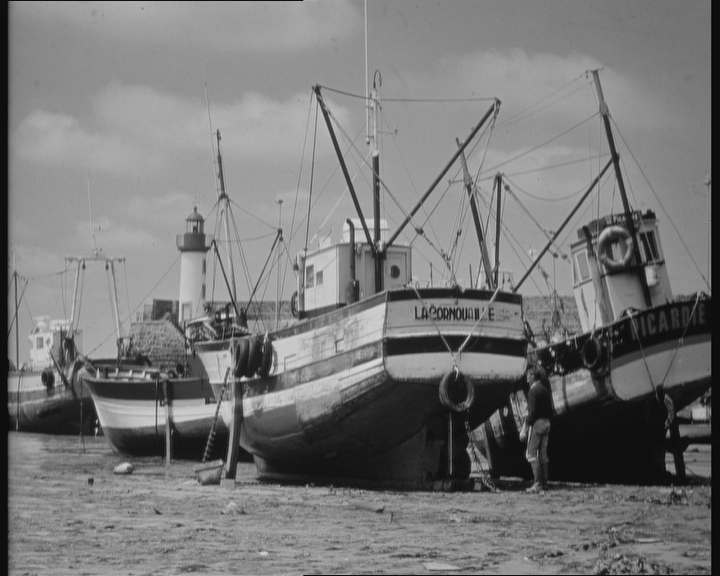
#> input picture image/boat.bmp, 720 x 576 px
$ python '39-mask掩膜原理bitwise_and.py'
#> lines starting #> are read from the running program, lines starting #| are printed output that depends on the picture; after the words box and inside, x2 and y2 are one past the last pixel; in counts of white or black regions, pixels touching at a corner belong together
import numpy as np
import cv2

if __name__ == '__main__':
    img = cv2.imread('../image/boat.bmp', cv2.IMREAD_GRAYSCALE)
#> img is the input picture: shape (576, 720); min 3, max 220, mean 120
    mask = np.ones(img.shape, dtype=np.uint8)
    mask[200:400, 200:400] = 255
    mask_img = cv2.bitwise_and(img, mask)
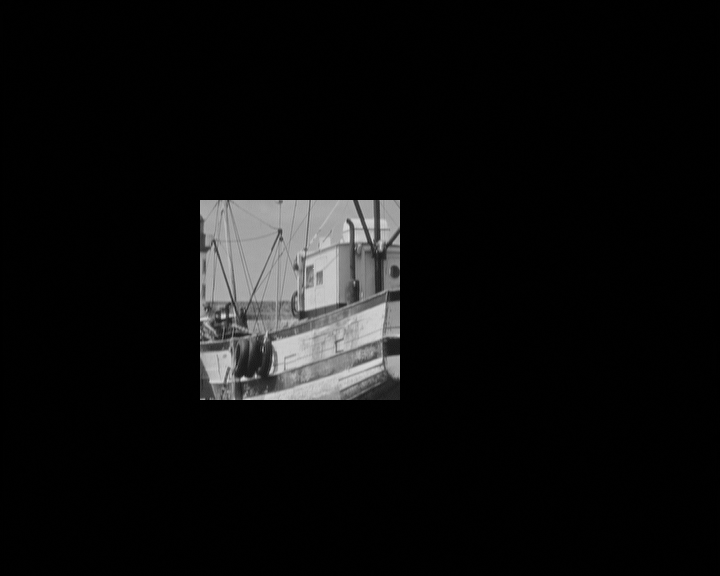
#> mask_img: shape (576, 720); min 0, max 220, mean 13.7

    cv2.imshow('original:', img)
    cv2.imshow('mask:', mask)
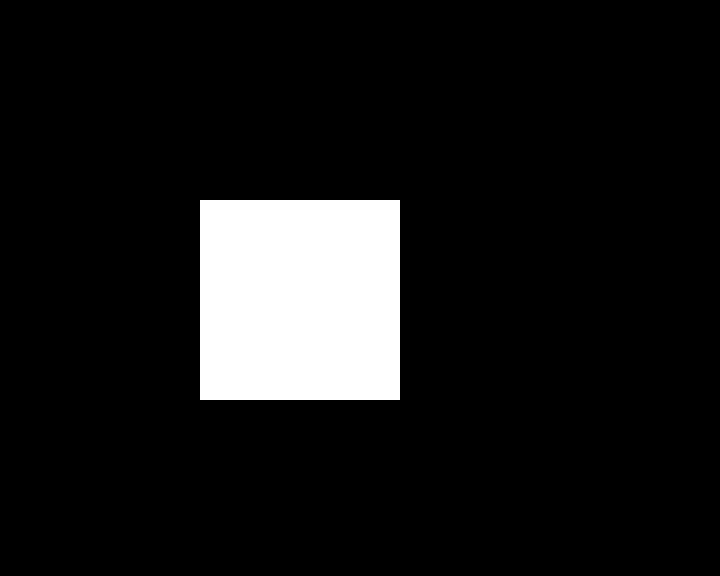
#> window 'mask:': shape (576, 720); values 1 (black) and 255 (white), 9.6% white; 1 white region, box (x1, y1, x2, y2) and area: (200, 200, 400, 400) 40000
    cv2.imshow('mask_img:', mask_img)

    cv2.waitKey(10000)
    cv2.destroyAllWindows()

$ run again, with image/airfield.bmp copied over image/boat.bmp
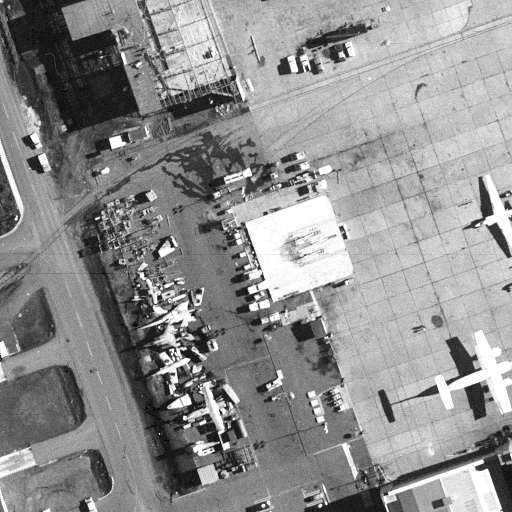
#> input picture image/airfield.bmp, 512 x 512 px
#> img is the input picture: shape (512, 512); min 0, max 255, mean 143.5
#> `mask_img = cv2.bitwise_and(img, mask)`:
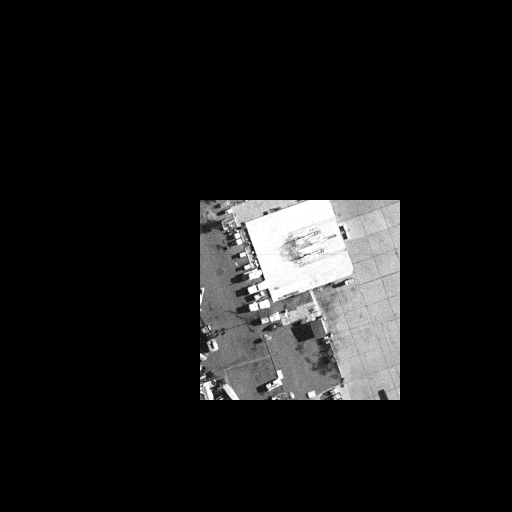
#> mask_img: shape (512, 512); min 0, max 255, mean 25.3
#> `cv2.imshow('mask:', mask)`:
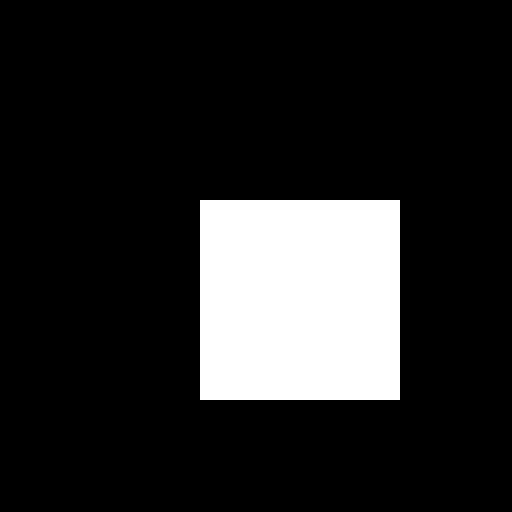
#> window 'mask:': shape (512, 512); values 1 (black) and 255 (white), 15.3% white; 1 white region, box (x1, y1, x2, y2) and area: (200, 200, 400, 400) 40000

$ run again, with image/barbara.bmp copied over image/boat.bmp
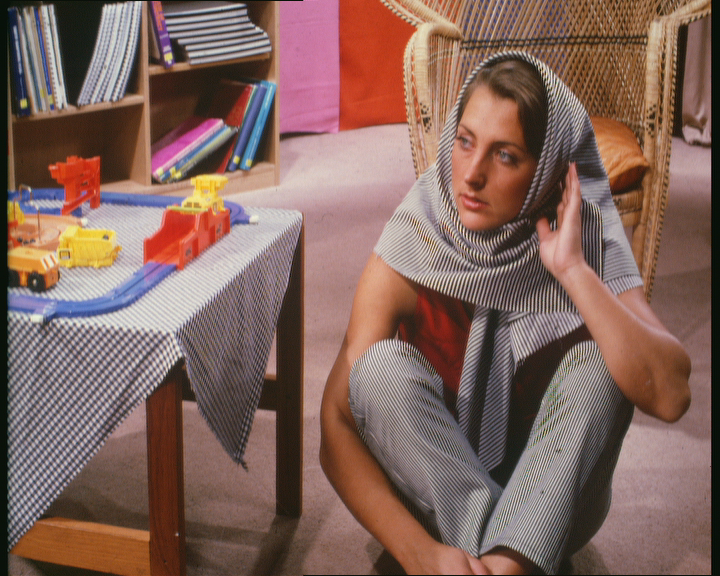
#> input picture image/barbara.bmp, 720 x 576 px
#> `img = cv2.imread('../image/boat.bmp', cv2.IMREAD_GRAYSCALE)`:
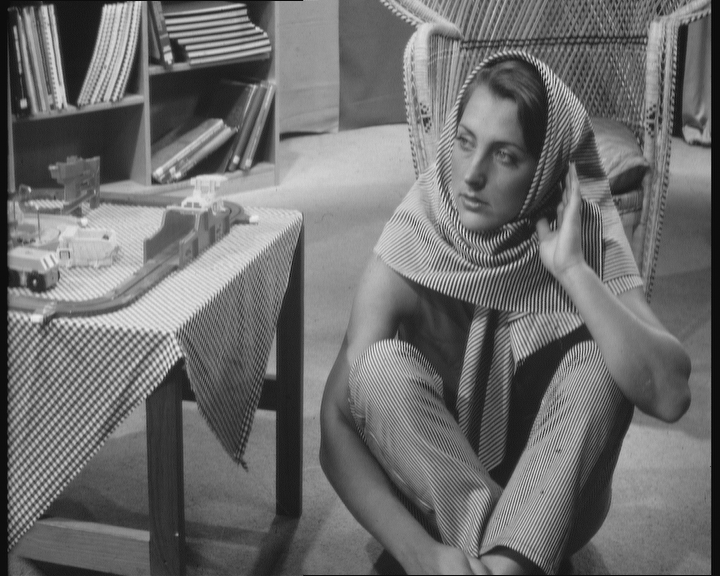
#> img: shape (576, 720); min 3, max 239, mean 109.1
#> `mask_img = cv2.bitwise_and(img, mask)`:
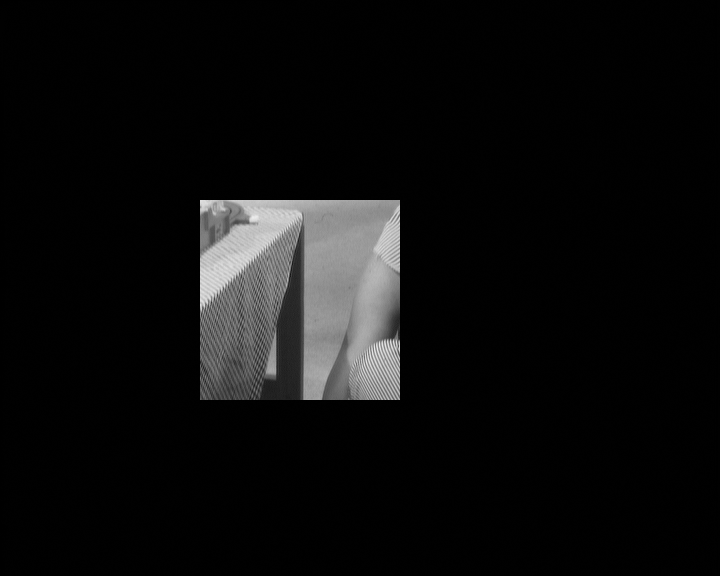
#> mask_img: shape (576, 720); min 0, max 237, mean 13.2
